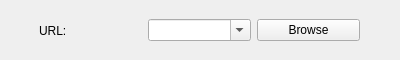
<?xml version="1.0" encoding="UTF-8"?>
<ui version="4.0">
 <class>HostOutputVarParams</class>
 <widget class="QWidget" name="HostOutputVarParams">
  <property name="geometry">
   <rect>
    <x>0</x>
    <y>0</y>
    <width>400</width>
    <height>60</height>
   </rect>
  </property>
  <property name="minimumSize">
   <size>
    <width>400</width>
    <height>60</height>
   </size>
  </property>
  <property name="windowTitle">
   <string>Form</string>
  </property>
  <widget class="QWidget" name="horizontalLayoutWidget">
   <property name="geometry">
    <rect>
     <x>39</x>
     <y>10</y>
     <width>321</width>
     <height>41</height>
    </rect>
   </property>
   <layout class="QHBoxLayout" name="horizontalLayout">
    <item>
     <widget class="QLabel" name="label">
      <property name="text">
       <string>URL:</string>
      </property>
     </widget>
    </item>
    <item>
     <widget class="QComboBox" name="fileList">
      <property name="enabled">
       <bool>true</bool>
      </property>
      <property name="editable">
       <bool>true</bool>
      </property>
     </widget>
    </item>
    <item>
     <widget class="QPushButton" name="browseBtn">
      <property name="text">
       <string>Browse</string>
      </property>
     </widget>
    </item>
   </layout>
  </widget>
 </widget>
 <resources/>
 <connections/>
</ui>
